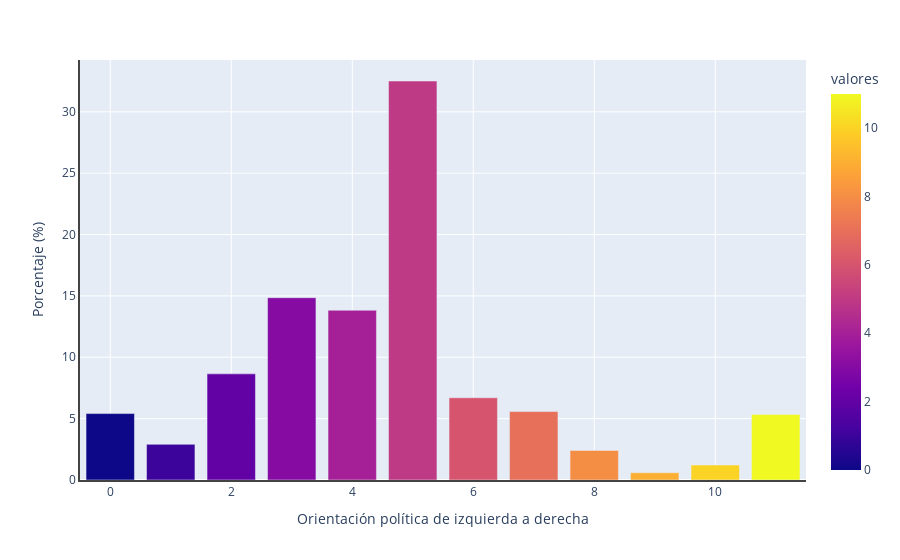

Here is the notebook cell this chart was saved with:
### Code cell
import plotly.express as px

colors = [
    "#FF0000",  # rojo
    "#FF4000",
    "#FF8000",
    "#FFBF00",
    "#FFFF00",
    "#808080",  # gris
    "#00BFFF",
    "#0080FF",
    "#0040FF",
    "#0000FF"   # azul
]

fig = px.bar(
    count,
    x="valores",
    y="porcentaje",
    color="valores",
    color_discrete_sequence=colors,
    category_orders={"valores": [
        "Izquierda fuerte", "Izquierda", "Centro-izquierda", "Centro moderado", 
        "Centro", "Indefinido", "Centro-derecha", "Derecha", "Derecha fuerte", "Ultraderecha"
    ]}
)

fig.update_layout(
    xaxis=dict(
        showline=True,
        showgrid=True,
        showticklabels=True,
        linecolor="#434343",
        linewidth=2,
        title="Orientación política de izquierda a derecha"
    ),
    yaxis=dict(
        showline=True,
        zeroline=True,
        showticklabels=True,
        linecolor="#434343",
        linewidth=2,
        title="Porcentaje (%)"
    )
)

### Figure 1 — Plotly figure (JSON) as saved in the notebook; plotly's stock layout.template omitted (floating-point values rounded to 4 significant figures)
{"data": [{"hovertemplate": "valores=%{marker.color}<br>porcentaje=%{y}<extra></extra>", "legendgroup": "", "marker": {"color": [0, 1, 2, 3, 4, 5, 6, 7, 8, 9, 10, 11], "coloraxis": "coloraxis", "pattern": {"shape": ""}}, "name": "", "orientation": "v", "showlegend": false, "textposition": "auto", "type": "bar", "x": [0, 1, 2, 3, 4, 5, 6, 7, 8, 9, 10, 11], "xaxis": "x", "y": [5.413, 2.904, 8.647, 14.85, 13.83, 32.51, 6.7, 5.578, 2.409, 0.5941, 1.221, 5.347], "yaxis": "y"}], "layout": {"barmode": "relative", "coloraxis": {"colorbar": {"title": {"text": "valores"}}, "colorscale": [[0, "#0d0887"], [0.1111, "#46039f"], [0.2222, "#7201a8"], [0.3333, "#9c179e"], [0.4444, "#bd3786"], [0.5556, "#d8576b"], [0.6667, "#ed7953"], [0.7778, "#fb9f3a"], [0.8889, "#fdca26"], [1, "#f0f921"]]}, "legend": {"tracegroupgap": 0}, "margin": {"t": 60}, "xaxis": {"anchor": "y", "categoryarray": ["Izquierda fuerte", "Izquierda", "Centro-izquierda", "Centro moderado", "Centro", "Indefinido", "Centro-derecha", "Derecha", "Derecha fuerte", "Ultraderecha"], "categoryorder": "array", "domain": [0, 1], "linecolor": "#434343", "linewidth": 2, "showgrid": true, "showline": true, "showticklabels": true, "title": {"text": "Orientación política de izquierda a derecha"}}, "yaxis": {"anchor": "x", "domain": [0, 1], "linecolor": "#434343", "linewidth": 2, "showline": true, "showticklabels": true, "title": {"text": "Porcentaje (%)"}, "zeroline": true}}}
